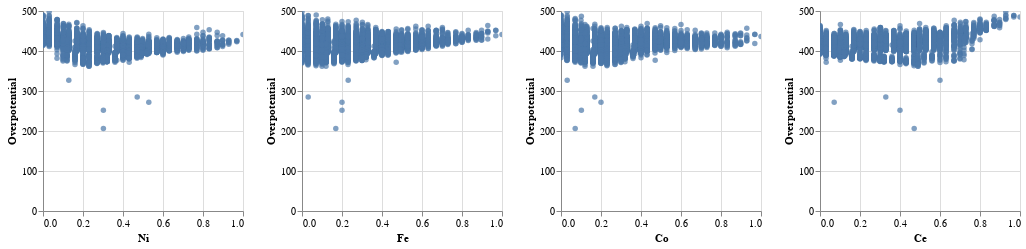

The code cell stored with this chart in its notebook:
### Markdown cell above
If we want some kind of pairplot we have to extend this syntax. We add the rows and columns which we want to repeat and the size of the overall graph. And one power of Altair is the possible interactivity of the graphs which we also add.

### Code cell
alt.Chart(NiFeCoCe_full).mark_circle().encode(
    alt.X(alt.repeat("column"), type='quantitative'),
    alt.Y(alt.repeat("row"), type='quantitative'),
).properties(
    width=200,
    height=200
).repeat(
    row=['Overpotential'],
    column=['Ni', 'Fe', 'Co', 'Ce']
).interactive()

### Figure 1 — Vega-Lite specification as saved in the notebook (floating-point values rounded to 4 significant figures; data arrays with more than 128 entries replaced by an {"elided": "..."} marker saying what was removed)
{"config": {"view": {"continuousWidth": 400, "continuousHeight": 300}}, "repeat": {"column": ["Ni", "Fe", "Co", "Ce"], "row": ["Overpotential"]}, "spec": {"data": {"name": "data-b6d366dcf834ef42ccabfa9b83443d98"}, "mark": "circle", "encoding": {"x": {"type": "quantitative", "field": {"repeat": "column"}}, "y": {"type": "quantitative", "field": {"repeat": "row"}}}, "height": 200, "selection": {"selector001": {"type": "interval", "bind": "scales", "encodings": ["x", "y"]}}, "width": 200}, "$schema": "https://vega.github.io/schema/vega-lite/v4.8.1.json", "datasets": {"data-b6d366dcf834ef42ccabfa9b83443d98": {"elided": "6074 records"}}}
